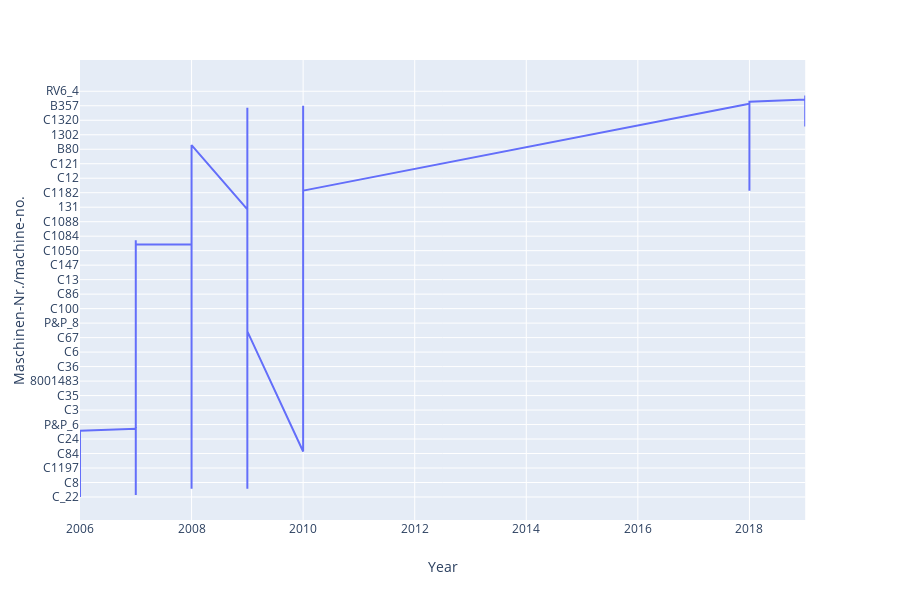

Write notebook code for a chart like this one.
### Code cell
import plotly.express as px
fig=px.line(new_df_slice,x='Year',y='Maschinen-Nr./machine-no.')
fig.show()

### Figure 1 — Plotly figure (JSON) as saved in the notebook; plotly's stock layout.template omitted (floating-point values rounded to 4 significant figures; data arrays with more than 128 entries replaced by an {"elided": "..."} marker saying what was removed)
{"data": [{"hoverlabel": {"namelength": 0}, "hovertemplate": "Year=%{x}<br>Maschinen-Nr./machine-no.=%{y}", "legendgroup": "", "line": {"color": "#636efa", "dash": "solid"}, "mode": "lines", "name": "", "showlegend": false, "type": "scatter", "x": {"elided": "998 int values"}, "xaxis": "x", "y": {"elided": "998 str values"}, "yaxis": "y"}], "layout": {"height": 600, "legend": {"tracegroupgap": 0}, "margin": {"t": 60}, "xaxis": {"anchor": "y", "domain": [0, 0.98], "title": {"text": "Year"}}, "yaxis": {"anchor": "x", "domain": [0, 1], "title": {"text": "Maschinen-Nr./machine-no."}}}}
